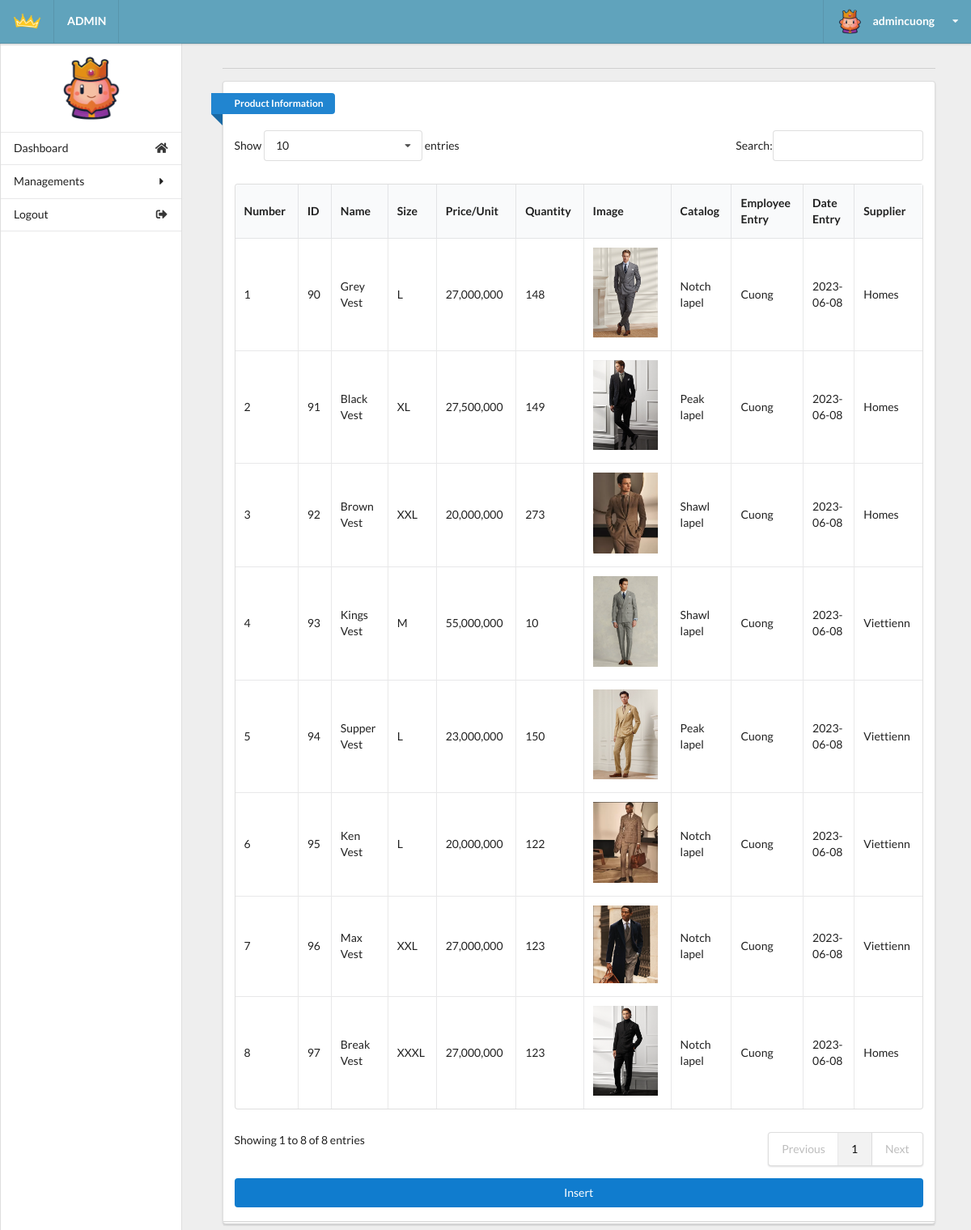
Screenshot of /admin/admin.php?act=product (signed in) with the database file from the repository.
### tables this page shows
CREATE TABLE `tbl_product` (
  `id_product` int(6) NOT NULL,
  `product_name` varchar(255) NOT NULL,
  `quantity` int(11) NOT NULL DEFAULT 0,
  `product_img` varchar(50) NOT NULL,
  `product_prices` int(10) NOT NULL DEFAULT 0,
  `catalog_id` int(4) NOT NULL,
  `employee_entry` int(11) NOT NULL,
  `entry_date` date NOT NULL,
  `sup_id` int(11) NOT NULL,
  `view` tinyint(4) NOT NULL DEFAULT 0,
  `special` tinyint(4) NOT NULL DEFAULT 0,
  `old_prices` int(11) NOT NULL DEFAULT 0,
  `description` varchar(255) NOT NULL,
  `size` varchar(5) NOT NULL DEFAULT 'L'
);

CREATE TABLE `tbl_catalog` (
  `id_catalog_k` int(4) NOT NULL,
  `catalog_name` varchar(50) NOT NULL,
  `prioritize` int(4) NOT NULL DEFAULT 0,
  `display_ctl` tinyint(1) NOT NULL DEFAULT 1
);

CREATE TABLE `tbl_user` (
  `id` int(11) NOT NULL,
  `name_us` varchar(50) DEFAULT NULL,
  `address_us` varchar(100) DEFAULT NULL,
  `email` varchar(50) NOT NULL,
  `user` varchar(20) NOT NULL,
  `password_us` varchar(20) NOT NULL,
  `role_us` tinyint(1) NOT NULL DEFAULT 0
);

CREATE TABLE `tbl_supplier` (
  `sup_id` int(11) NOT NULL,
  `sup_name` varchar(255) NOT NULL,
  `sup_address` varchar(255) NOT NULL,
  `sup_bank` int(11) NOT NULL,
  `sup_tax_code` int(11) NOT NULL
);

### model/productdb.php (called while the page is built, shortened)
<?php
function getall_product(){
    $conn=connectdb();
    $stmt = $conn->prepare("SELECT * FROM tbl_product");
    $stmt->execute();
    $kq=$stmt->fetchAll();
    return $kq;
}
?>

### model/catalogdb.php (called while the page is built, shortened)
<?php
function getall_catalog(){
  $conn=connectdb();
  $stmt = $conn->prepare("SELECT * FROM tbl_catalog");
  $stmt->execute();
  $kq=$stmt->fetchAll();
  return $kq;
}
?>

### model/userdb.php (called while the page is built, shortened)
<?php
function getall_user(){
    $conn=connectdb();
    $stmt = $conn->prepare("SELECT * FROM tbl_user");
    $stmt->execute();
    $kq=$stmt->fetchAll();
    return $kq;
}
?>

### model/supplierdb.php (called while the page is built, shortened)
<?php
function getall_supplier(){
    $conn=connectdb();
    $stmt = $conn->prepare("SELECT * FROM tbl_supplier");
    $stmt->execute();
    $kq=$stmt->fetchAll();
    return $kq;
}
?>

### admin/product.php (the view, shortened to what this page needs)
<div class="right floated thirteen wide computer sixteen wide phone column" id="content">
  <div class="ui container grid">
    <div class="row">
      <div class="fifteen wide computer sixteen wide phone centered column center-table">
        <div class="ui divider"></div>
        <div class="ui grid">
          <div class="sixteen wide computer sixteen wide phone centered column">
            <div class="ui stacked segment">
              <div class="ui blue ribbon icon label">Product Information</div>
              <br><br>
              <table id="example" class="ui celled table responsive nowrap unstackable" style="width:100%">
                <thead>
                  <tr>
                    <th>Number</th>
                    <th>ID</th>
                    <th>Name</th>
                    <th>Size</th>
                    <th>Price/Unit</th>
                    <th>Quantity</th>
                    <th>Image</th>
                    <th>Catalog</th>
                    <th>Employee Entry</th>
                    <th>Date Entry</th>
                    <th>Supplier</th>
                  </tr>
                </thead>
                <?php
                  if (isset($kq) && (count($kq) > 0)) {
                    $i = 1;
                    foreach ($kq as $product) {
                      $name = '';
                      foreach ($dmsp as $dm) {
                        if ($dm['id_catalog_k'] == $product['catalog_id']) {
                          $name = $dm['catalog_name'];
                          break;
                        }
                      }
                      $name_employee='';
                      foreach ($dmee as $us) {
                        if ($us['id'] == $product['employee_entry']) {
                          $name_employee = $us['name_us'];
                          break;
                        }
                      }
                      $name_supplier='';
                      foreach ($dmsup as $sup) {
                        if ($sup['sup_id'] == $product['sup_id']) {
                          $name_supplier = $sup['sup_name'];
                          break;
                        }
                      }
                      echo '
                        <tr>
                          <td>'.$i.'</td>
                          <td>'.$product['id_product'].'</td>
                          <td>'.$product['product_name'].'</td>
                          <td>'.$product['size'].'</td>
                          <td>'.number_format($product['product_prices']).'</td>
                          <td>'.$product['quantity'].'</td>
                          <td><img src="../uploads/'.$product['product_img'].'" width="80px"></td>
                          <td>'.$name.'</td>
                          <td>'.$name_employee.'</td>
                          <td>'.$product['entry_date'].'</td>
                          <td>'.$name_supplier.'</td>
                          <td>
                            <button  class="button-update"><a class="change-a" href="admin.php?act=updateform_product&id='.$product['id_product'].'">Update</a></button>
                            <button  class="button-delete"><a class="change-a" href="admin.php?act=del_product&id='.$product['id_product'].'">Delete</a></button>
                          </td>
                        </tr>';
                      $i++;
                    }
                  }
                ?>
              </table>
              <div>
                  <button  class="button-insert"><a class="change-a" href="admin.php?act=insert_product&id='1'">Insert</a></button>
              </div>
            </div>
          </div>
        </div>
      </div>
    </div>
  </div>
</div>
</div>
</body>
</html>

### admin/css/main.css (style rules this page uses)
html, body { background-color: #eeeeee; height: 100%; width: 100%; margin: 0; padding: 0; }
#content { top: 1em; }
.button-insert { background-color: #107cce; border: none; color: white; width: 100%; margin-top: 15px; padding: 10px 40px; text-align: center; text-decoration: none; display: inline-block; border-radius: 4px; }
.change-a { color: white; width: 100%; }

### rows the page displays
tbl_product: id_product "90", product_name "Grey Vest", size "L", product_prices "27,000,000", quantity "148", product_img (picture), catalog.catalog_name "Notch lapel", employee_entry.name_us "Cuong", entry_date "2023-06-08", sup.sup_name "Homes"
tbl_product: id_product "91", product_name "Black Vest", size "XL", product_prices "27,500,000", quantity "149", product_img (picture), catalog.catalog_name "Peak lapel", employee_entry.name_us "Cuong", entry_date "2023-06-08", sup.sup_name "Homes"
tbl_product: id_product "92", product_name "Brown Vest", size "XXL", product_prices "20,000,000", quantity "273", product_img (picture), catalog.catalog_name "Shawl lapel", employee_entry.name_us "Cuong", entry_date "2023-06-08", sup.sup_name "Homes"
tbl_product: id_product "93", product_name "Kings Vest", size "M", product_prices "55,000,000", quantity "10", product_img (picture), catalog.catalog_name "Shawl lapel", employee_entry.name_us "Cuong", entry_date "2023-06-08", sup.sup_name "Viettienn"
tbl_product: id_product "94", product_name "Supper Vest", size "L", product_prices "23,000,000", quantity "150", product_img (picture), catalog.catalog_name "Peak lapel", employee_entry.name_us "Cuong", entry_date "2023-06-08", sup.sup_name "Viettienn"
tbl_product: id_product "95", product_name "Ken Vest", size "L", product_prices "20,000,000", quantity "122", product_img (picture), catalog.catalog_name "Notch lapel", employee_entry.name_us "Cuong", entry_date "2023-06-08", sup.sup_name "Viettienn"
tbl_product: id_product "96", product_name "Max Vest", size "XXL", product_prices "27,000,000", quantity "123", product_img (picture), catalog.catalog_name "Notch lapel", employee_entry.name_us "Cuong", entry_date "2023-06-08", sup.sup_name "Viettienn"
tbl_product: id_product "97", product_name "Break Vest", size "XXXL", product_prices "27,000,000", quantity "123", product_img (picture), catalog.catalog_name "Notch lapel", employee_entry.name_us "Cuong", entry_date "2023-06-08", sup.sup_name "Homes"

### other values shown
$_SESSION['name'] "admincuong"
